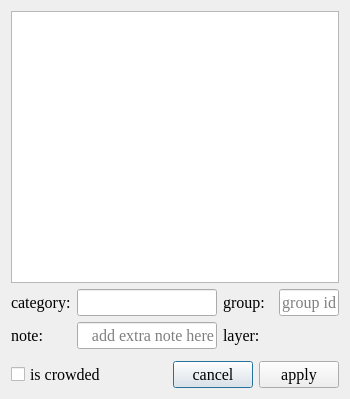
<?xml version="1.0" encoding="UTF-8"?>
<ui version="4.0">
 <class>Dialog</class>
 <widget class="QDialog" name="Dialog">
  <property name="geometry">
   <rect>
    <x>0</x>
    <y>0</y>
    <width>350</width>
    <height>399</height>
   </rect>
  </property>
  <property name="font">
   <font>
    <family>Times New Roman</family>
    <pointsize>12</pointsize>
   </font>
  </property>
  <property name="windowTitle">
   <string/>
  </property>
  <layout class="QVBoxLayout" name="verticalLayout">
   <item>
    <widget class="QListWidget" name="listWidget"/>
   </item>
   <item>
    <widget class="QWidget" name="widget_3" native="true">
     <layout class="QHBoxLayout" name="horizontalLayout_3">
      <property name="leftMargin">
       <number>0</number>
      </property>
      <property name="topMargin">
       <number>0</number>
      </property>
      <property name="rightMargin">
       <number>0</number>
      </property>
      <property name="bottomMargin">
       <number>0</number>
      </property>
      <item>
       <widget class="QLabel" name="label_2">
        <property name="minimumSize">
         <size>
          <width>60</width>
          <height>0</height>
         </size>
        </property>
        <property name="maximumSize">
         <size>
          <width>60</width>
          <height>16777215</height>
         </size>
        </property>
        <property name="text">
         <string>category:</string>
        </property>
       </widget>
      </item>
      <item>
       <widget class="QLineEdit" name="lineEdit_category">
        <property name="alignment">
         <set>Qt::AlignRight|Qt::AlignTrailing|Qt::AlignVCenter</set>
        </property>
        <property name="readOnly">
         <bool>true</bool>
        </property>
       </widget>
      </item>
      <item>
       <widget class="QLabel" name="label">
        <property name="minimumSize">
         <size>
          <width>50</width>
          <height>0</height>
         </size>
        </property>
        <property name="maximumSize">
         <size>
          <width>50</width>
          <height>16777215</height>
         </size>
        </property>
        <property name="text">
         <string>group:</string>
        </property>
       </widget>
      </item>
      <item>
       <widget class="QLineEdit" name="lineEdit_group">
        <property name="minimumSize">
         <size>
          <width>60</width>
          <height>0</height>
         </size>
        </property>
        <property name="maximumSize">
         <size>
          <width>60</width>
          <height>16777215</height>
         </size>
        </property>
        <property name="inputMethodHints">
         <set>Qt::ImhDigitsOnly</set>
        </property>
        <property name="text">
         <string/>
        </property>
        <property name="alignment">
         <set>Qt::AlignRight|Qt::AlignTrailing|Qt::AlignVCenter</set>
        </property>
        <property name="placeholderText">
         <string>group id</string>
        </property>
       </widget>
      </item>
     </layout>
    </widget>
   </item>
   <item>
    <widget class="QWidget" name="widget_5" native="true">
     <layout class="QHBoxLayout" name="horizontalLayout_5">
      <property name="leftMargin">
       <number>0</number>
      </property>
      <property name="topMargin">
       <number>0</number>
      </property>
      <property name="rightMargin">
       <number>0</number>
      </property>
      <property name="bottomMargin">
       <number>0</number>
      </property>
      <item>
       <widget class="QLabel" name="label_3">
        <property name="minimumSize">
         <size>
          <width>60</width>
          <height>0</height>
         </size>
        </property>
        <property name="maximumSize">
         <size>
          <width>60</width>
          <height>16777215</height>
         </size>
        </property>
        <property name="text">
         <string>note:</string>
        </property>
       </widget>
      </item>
      <item>
       <widget class="QLineEdit" name="lineEdit_note">
        <property name="alignment">
         <set>Qt::AlignRight|Qt::AlignTrailing|Qt::AlignVCenter</set>
        </property>
        <property name="placeholderText">
         <string>add extra note here</string>
        </property>
       </widget>
      </item>
      <item>
       <widget class="QLabel" name="label_4">
        <property name="minimumSize">
         <size>
          <width>50</width>
          <height>0</height>
         </size>
        </property>
        <property name="maximumSize">
         <size>
          <width>50</width>
          <height>16777215</height>
         </size>
        </property>
        <property name="text">
         <string>layer:</string>
        </property>
       </widget>
      </item>
      <item>
       <widget class="QLabel" name="label_layer">
        <property name="minimumSize">
         <size>
          <width>60</width>
          <height>0</height>
         </size>
        </property>
        <property name="maximumSize">
         <size>
          <width>60</width>
          <height>16777215</height>
         </size>
        </property>
        <property name="text">
         <string/>
        </property>
        <property name="alignment">
         <set>Qt::AlignRight|Qt::AlignTrailing|Qt::AlignVCenter</set>
        </property>
       </widget>
      </item>
     </layout>
    </widget>
   </item>
   <item>
    <widget class="QWidget" name="widget" native="true">
     <layout class="QHBoxLayout" name="horizontalLayout">
      <property name="leftMargin">
       <number>0</number>
      </property>
      <property name="topMargin">
       <number>0</number>
      </property>
      <property name="rightMargin">
       <number>0</number>
      </property>
      <property name="bottomMargin">
       <number>0</number>
      </property>
     </layout>
    </widget>
   </item>
   <item>
    <widget class="QWidget" name="widget_2" native="true">
     <layout class="QHBoxLayout" name="horizontalLayout_2">
      <property name="leftMargin">
       <number>0</number>
      </property>
      <property name="topMargin">
       <number>0</number>
      </property>
      <property name="rightMargin">
       <number>0</number>
      </property>
      <property name="bottomMargin">
       <number>0</number>
      </property>
      <item>
       <widget class="QCheckBox" name="checkBox_iscrowded">
        <property name="text">
         <string>is crowded</string>
        </property>
       </widget>
      </item>
      <item>
       <spacer name="horizontalSpacer_2">
        <property name="orientation">
         <enum>Qt::Horizontal</enum>
        </property>
        <property name="sizeHint" stdset="0">
         <size>
          <width>97</width>
          <height>20</height>
         </size>
        </property>
       </spacer>
      </item>
      <item>
       <widget class="QPushButton" name="pushButton_cancel">
        <property name="text">
         <string>cancel</string>
        </property>
        <property name="icon">
         <iconset>
          <normaloff>:/icons/icons/关闭_close-one.svg</normaloff>:/icons/icons/关闭_close-one.svg</iconset>
        </property>
       </widget>
      </item>
      <item>
       <widget class="QPushButton" name="pushButton_apply">
        <property name="text">
         <string>apply</string>
        </property>
        <property name="icon">
         <iconset>
          <normaloff>:/icons/icons/校验_check-one.svg</normaloff>:/icons/icons/校验_check-one.svg</iconset>
        </property>
       </widget>
      </item>
     </layout>
    </widget>
   </item>
  </layout>
 </widget>
 <resources>
  <include location="../icons.qrc"/>
 </resources>
 <connections/>
</ui>
